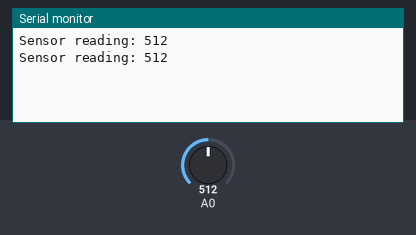
A sketch run on a simulated Arduino Uno, built with avr-gcc and run on an emulated ATmega328P. Parts: the last lines printed to the serial monitor. The test bench sets the inputs (shaded band); at power-on: A0 = 512.

Above: at 2.8 s.
2.9 s: A0 set to 716
At 5.1 s:
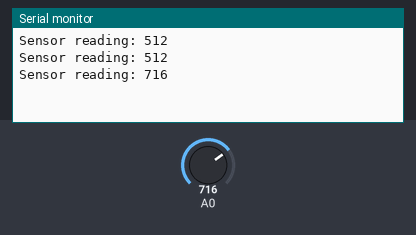
5.6 s: A0 set to 900
At 6.6 s:
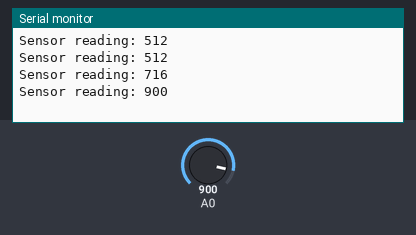
Timing chart, 0 to 8.6 s (numbered marks = the images above; inputs shaded):
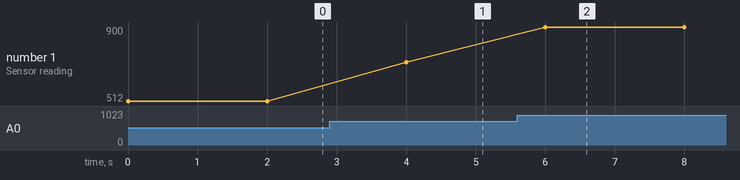

The sketch:

analog_sensor.ino
```cpp
void setup() {

  // Start Serial
  Serial.begin(115200);
}

void loop() {

  // Read light level
  int lightLevel = analogRead(A0);

  Serial.print("Sensor reading: ");
  Serial.println(lightLevel);

  // Wait a few seconds between measurements
  delay(2000);

}
```

Measured:
- after the input at 2.9 s, the serial monitor: prints a new line after 1.1 s (image 1)
- after the input at 5.6 s, the serial monitor: prints a new line after 0.40 s (image 2)
- plotted number 1: 512 → 716 after the input at 2.9 s, 716 → 900 after the input at 5.6 s
